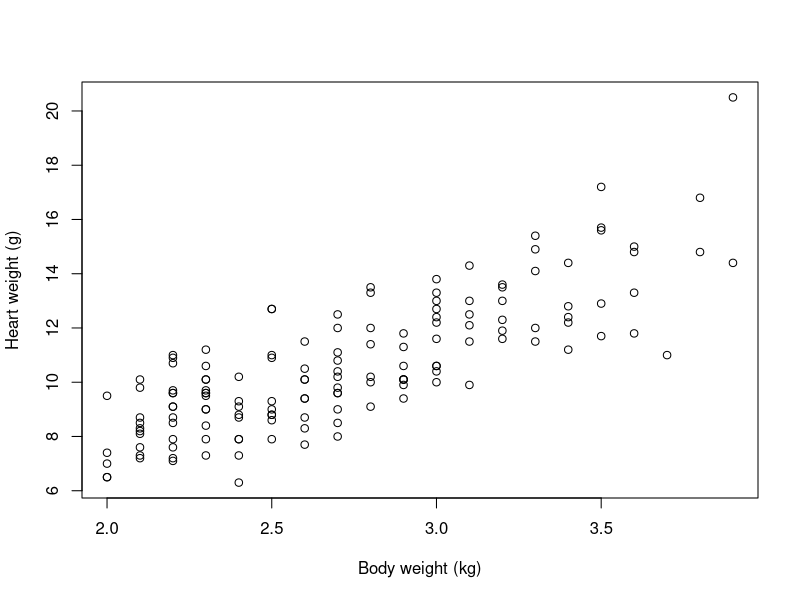

Source code (R):
## ---- chunk 1
library(MASS)
data(cats)
plot(Hwt ~ Bwt, data=cats, xlab="Body weight (kg)", ylab="Heart weight (g)")
## ---- chunk 2
coefficients(summary(lm(Hwt ~ Bwt, data=cats)))
## ---- chunk 3
library(knitr) # Only need this the first time!
kable(coefficients(summary(lm(Hwt ~ Bwt, data=cats))))
## ---- chunk 4
kable(coefficients(summary(lm(Hwt ~ Bwt, data=cats))),digits=3)
## ---- chunk 5
lm(Hwt ~ Bwt, data=cats)
